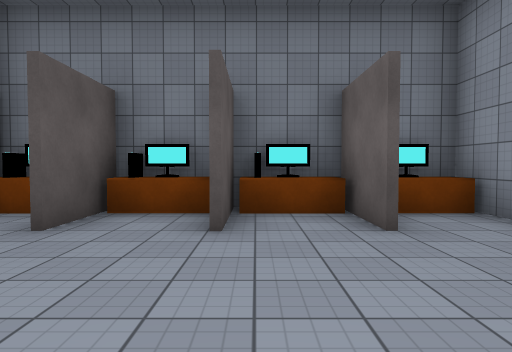
[1] (above)

23 first-person views from a walk through a 3-D level made in the Unity game engine. The camera is 1.4 m above the floor, tilts 2° down and sees 75° across. The floor is counted in squares, 2 m on a side. Each view is taken from the middle of a square. On the plan, view 1 faces up. The plan holds only what a view shows up to about 10 squares ahead; the rest is blank. The player is left out. Surface patterns are stand-ins for the level's own textures.

[2]
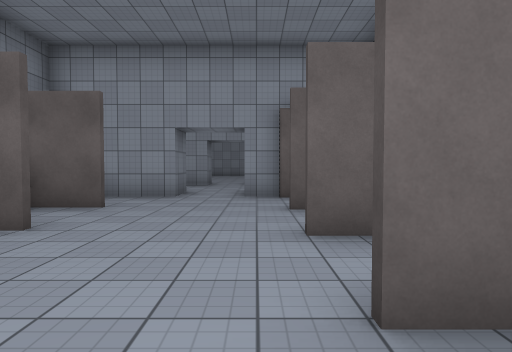

[3]
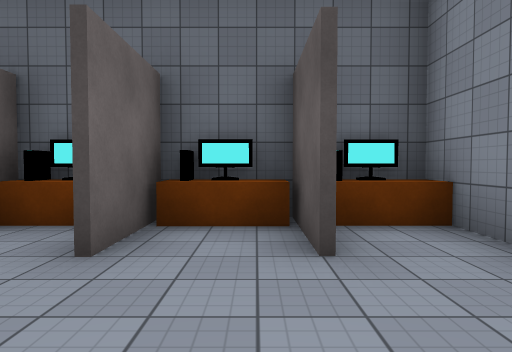

[4]
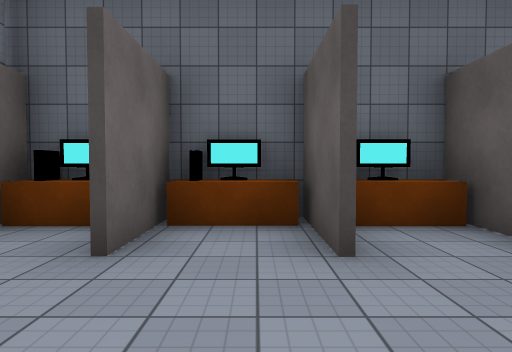

[5]
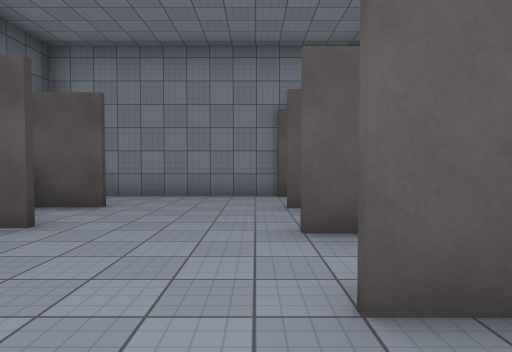

[6]
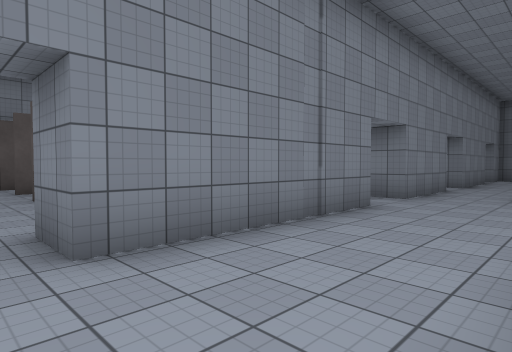

[7]
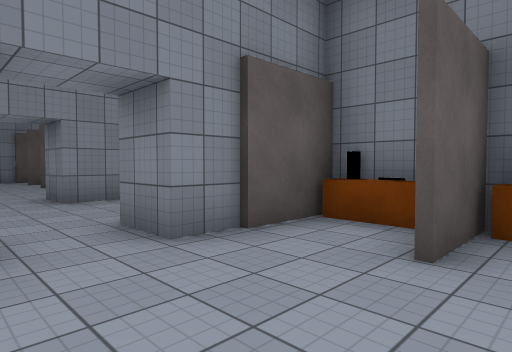

[8]
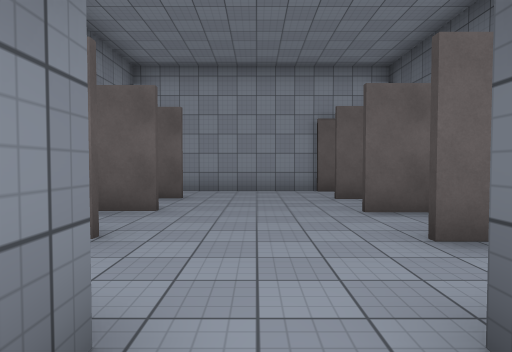

[9]
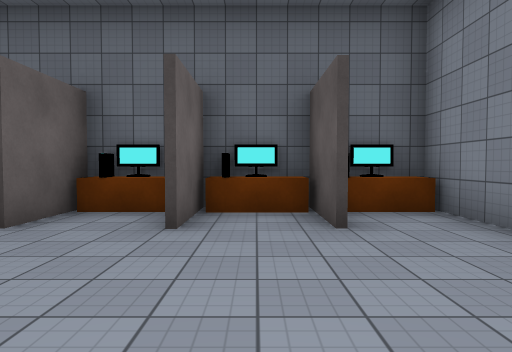

[10]
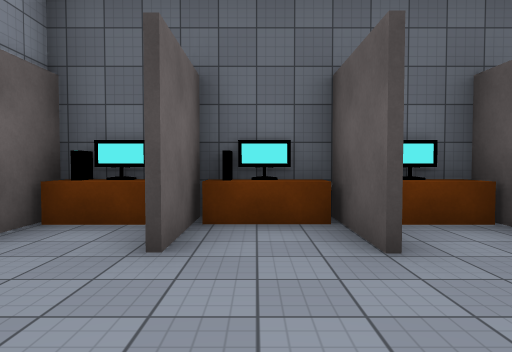

[11]
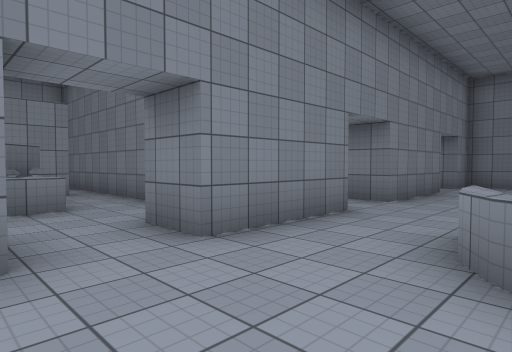

[12]
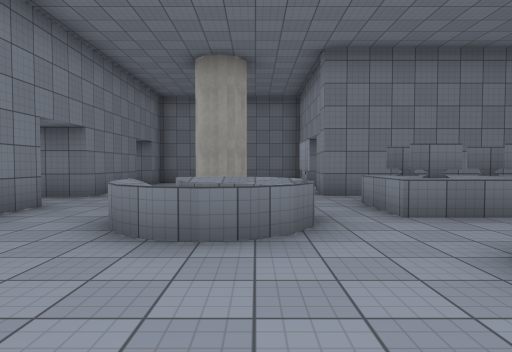

[13]
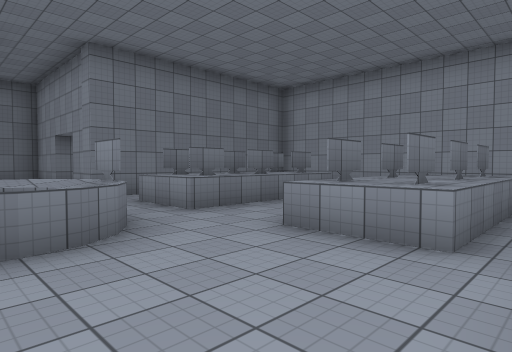

[14]
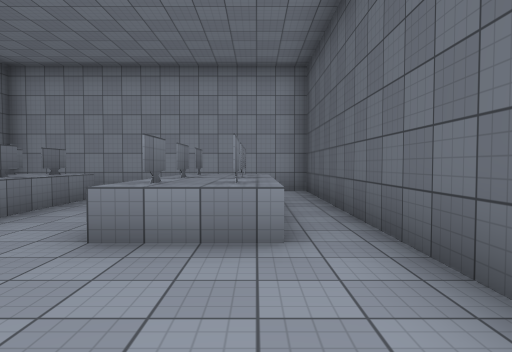

[15]
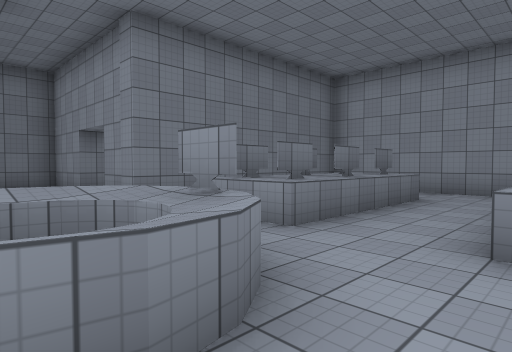

[16]
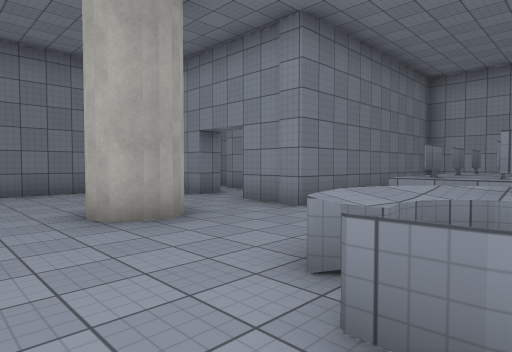

[17]
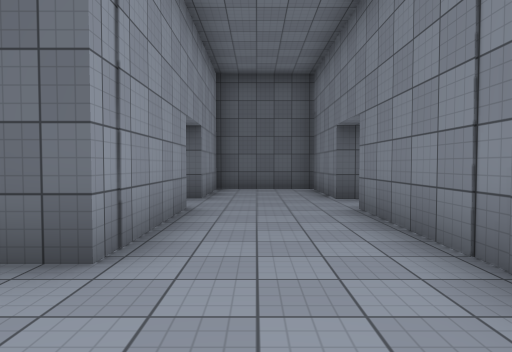

[18]
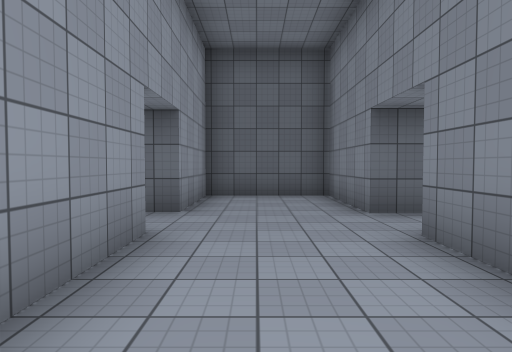

[19]
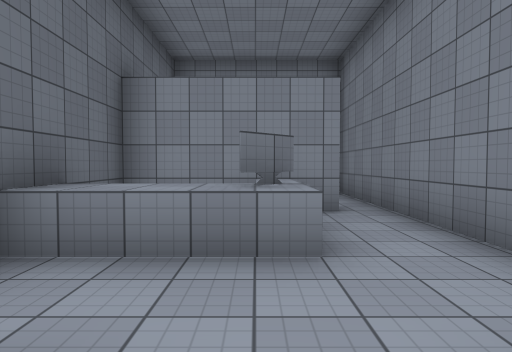

[20]
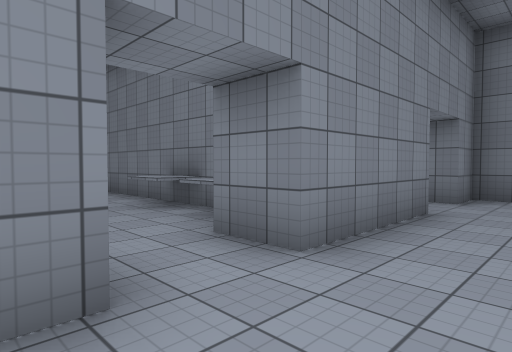

[21]
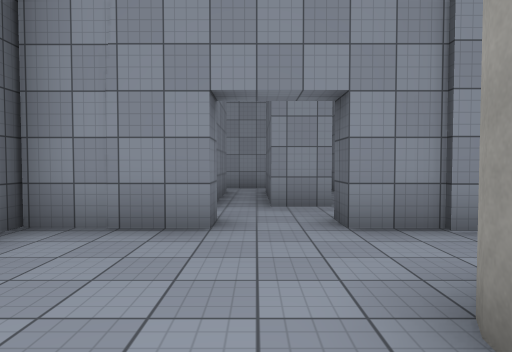

[22]
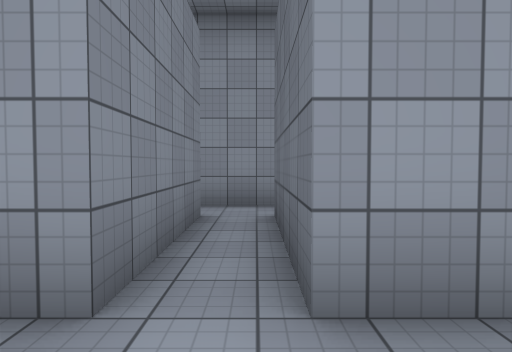

[23]
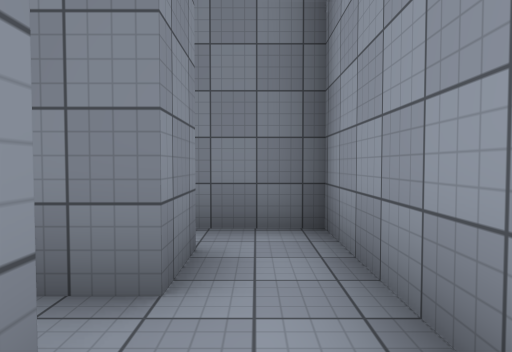

### Floor plan
Key: @ floor where view 1 was taken; # wall or solid block; . floor; ^ raised ledge; O other object.
Columns run from 5 left of view 1 to 16 right of it. Each row starts with its distance up from view 1.
 19          #######   ###
 18          #.....#   ..#
 17          ......#.###.#
 16          #...........#
 15   ####   #..#..#.###.
 14    ...^^^#..#..######
 13      ...........     #
 12        ........^^##^ #
 11          #..^^.^^##^.#
 10  ######  #..^^.......#
  9     #....#..^^.......#
  8     #^#........^^##^ #
  7     #.^..#.....^^##^ #
  6  #########...........#
  5  #OOOOOO##..##O#O#O#O#
  4 ##.O.OO..#..##.O.O.O.#
  3 #........#..##.......#
  2 #....................#
  1 #........#..##.......#
  0 #..OO@O.##..##.O.O.O.#
 -1 ##OOOOOO##..##OOOOOOO#
 -2  #####################

Positions as (right, up) in squares from view 1, and headings:
1: (0, 0), facing up
2: (-4, 1), facing right
3: (-2, 3), facing down
4: (0, 3), facing down
5: (3, 3), facing left
6: (7, 2), facing up-left
7: (11, 1), facing up-left
8: (7, 2), facing right
9: (11, 4), facing down
10: (13, 3), facing down
11: (7, 7), facing up-left
12: (8, 6), facing up
13: (7, 6), facing up-right
14: (7, 7), facing right
15: (7, 8), facing up-right
16: (5, 10), facing up-right
17: (6, 8), facing down
18: (6, 6), facing down
19: (4, 8), facing left
20: (6, 11), facing up-left
21: (6, 16), facing right
22: (10, 16), facing right
23: (15, 15), facing up
